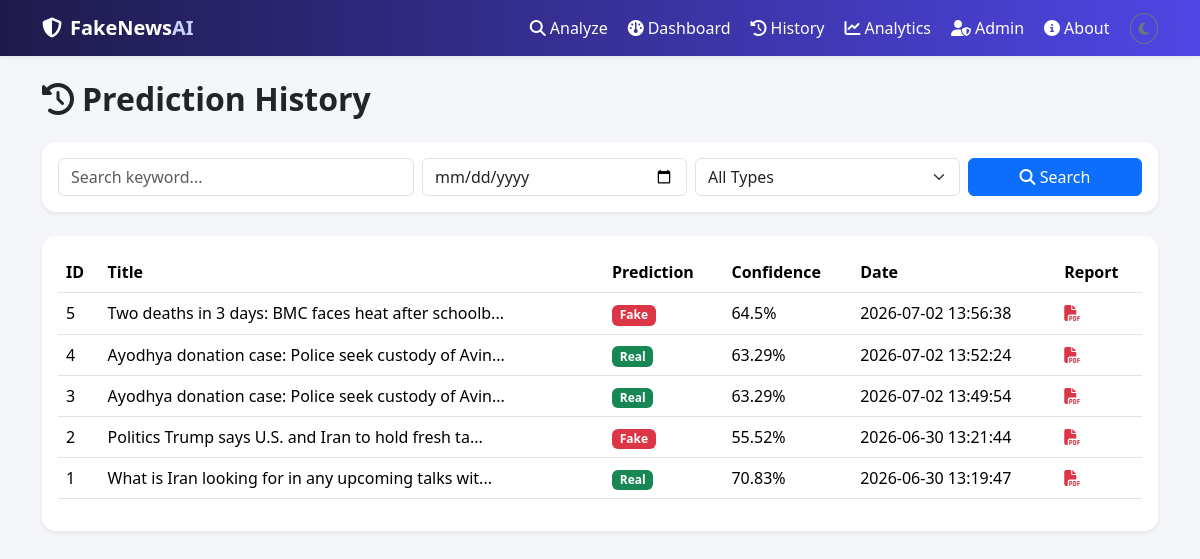
The app's page /history with its own data.
### tables this page shows
CREATE TABLE predictions (
    id INTEGER PRIMARY KEY AUTOINCREMENT,
    title TEXT,
    article_text TEXT NOT NULL,
    prediction TEXT NOT NULL,           -- 'Fake' or 'Real'
    confidence REAL NOT NULL,           -- 0-100
    fake_probability REAL,
    real_probability REAL,
    top_keywords TEXT,                  -- JSON list
    processing_time_ms REAL,
    created_at TEXT DEFAULT (datetime('now'))
);

### routes/dashboard_routes.py (the view)
@dash_bp.route("/history")
def history():
    conn = get_conn()
    rows = conn.execute("SELECT * FROM predictions ORDER BY created_at DESC LIMIT 200").fetchall()
    conn.close()
    return render_template("history.html", rows=rows)

### utils/db.py (called while the page is built)
def get_conn():
    conn = sqlite3.connect(DB_PATH)
    conn.row_factory = sqlite3.Row
    return conn

### templates/history.html (shortened to what this page needs)
{% extends "base.html" %}
{% block content %}
<h2 class="fw-bold mb-4"><i class="fa-solid fa-clock-rotate-left me-2"></i>Prediction History</h2>
<div class="card border-0 shadow-sm p-3 mb-4">
  <div class="row g-2">
    <div class="col-md-4">
      <input type="text" id="searchKeyword" class="form-control" placeholder="Search keyword...">
    </div>
    <div class="col-md-3">
      <input type="date" id="searchDate" class="form-control">
    </div>
    <div class="col-md-3">
      <select id="searchType" class="form-select">
        <option value="">All Types</option>
      </select>
    </div>
    <div class="col-md-2">
      <button class="btn btn-primary w-100" id="searchBtn"><i class="fa-solid fa-search"></i> Search</button>
    </div>
  </div>
</div>
<div class="card border-0 shadow-sm p-3">
  <div class="table-responsive">
    <table class="table table-hover align-middle">
      <thead><tr><th>ID</th><th>Title</th><th>Prediction</th><th>Confidence</th><th>Date</th><th>Report</th></tr></thead>
      <tbody id="historyBody">
        {% for r in rows %}
        <tr>
          <td>{{ r['id'] }}</td>
          <td>{{ (r['title'] or r['article_text'])[:50] }}...</td>
          <td><span class="badge {{ 'bg-danger' if r['prediction']=='Fake' else 'bg-success' }}">{{ r['prediction'] }}</span></td>
          <td>{{ r['confidence'] }}%</td>
          <td>{{ r['created_at'] }}</td>
          <td><a href="{{ url_for('report.generate_report', pred_id=r['id']) }}" target="_blank"><i class="fa-solid fa-file-pdf text-danger"></i></a></td>
        </tr>
        {% else %}
        <tr><td colspan="6" class="text-center text-muted">No history found.</td></tr>
        {% endfor %}
      </tbody>
    </table>
  </div>
</div>
{% endblock %}

### static/css/style.css (style rules this page uses)
:root { --accent: #4f46e5; --accent-light: #818cf8; }
body { background-color: #f5f6fa; transition: background-color .3s ease, color .3s ease; }
.card { border-radius: 14px; animation: fadeIn .4s ease; }

### records on screen
predictions: id "5", title "Two deaths in 3 days: BMC faces heat after schoolb", prediction "Fake", confidence "64.5", created_at "2026-07-02 13:56:38"
predictions: id "4", title "Ayodhya donation case: Police seek custody of Avin", prediction "Real", confidence "63.29", created_at "2026-07-02 13:52:24"
predictions: id "3", title "Ayodhya donation case: Police seek custody of Avin", prediction "Real", confidence "63.29", created_at "2026-07-02 13:49:54"
predictions: id "2", title "Politics Trump says U.S. and Iran to hold fresh ta", prediction "Fake", confidence "55.52", created_at "2026-06-30 13:21:44"
predictions: id "1", title "What is Iran looking for in any upcoming talks wit", prediction "Real", confidence "70.83", created_at "2026-06-30 13:19:47"
